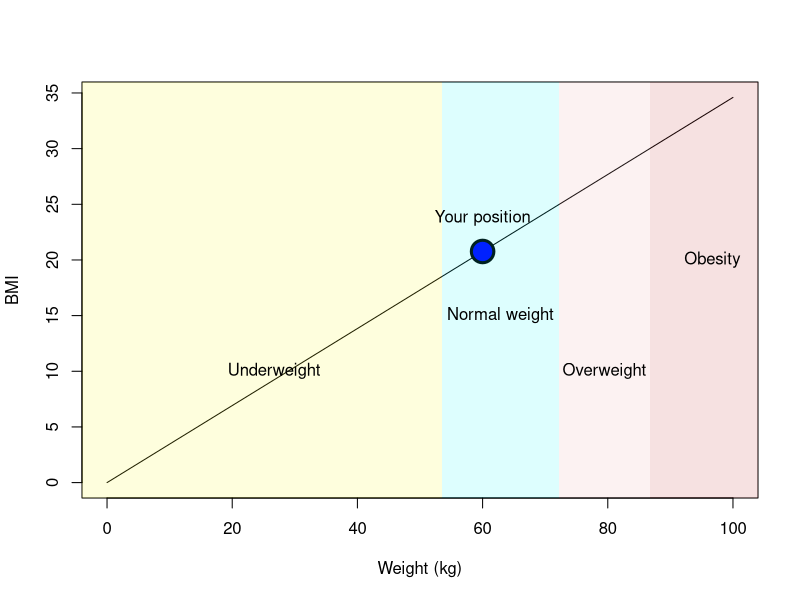

R code for this plot:
## ---- chunk 1
w <- 60   # when user enter 60 kg as weight
h <- 1.7  # when user enter 1.7 m as height
w/h^2     # calculate BMI
## ---- chunk 2
h <-1.7 # m
w <- 60 # kg
calculator <- function(w) w/h^2
bmi = calculator(w)
plot (calculator, 0, 100, n=10, xlab="Weight (kg)", ylab="BMI")
points(w,bmi, bg='blue', pch=21, cex=3, lwd=3)
lower_bound = -10
upper_bound = 100
right_bound = w*3
left_bound = -10

ob = 30*h^2 # line for obesity/overweight
ov = 25*h^2 # line for overweight/normal weight
no = 18.5*h^2 # line for normal weight/underweight

rect(left_bound, lower_bound, no, upper_bound, col= '#F7FA0022', border = "transparent")
rect(no, lower_bound, ov, upper_bound, col= '#00F7FA22', border = "transparent")
rect(ov, lower_bound, ob, upper_bound, col= '#EFA2A122', border = "transparent")
rect(ob, lower_bound, right_bound, upper_bound, col= '#BD211F22', border = "transparent")        
text(no/2,10,'Underweight') # different y value is for avoiding label overlap
text(no+(ov-no)/2,15,'Normal weight')
text(ov+(ob-ov)/2,10,'Overweight')
text(ob+10,20,'Obesity')
text(w,bmi+3,'Your position') # -5 to avoid overlap
